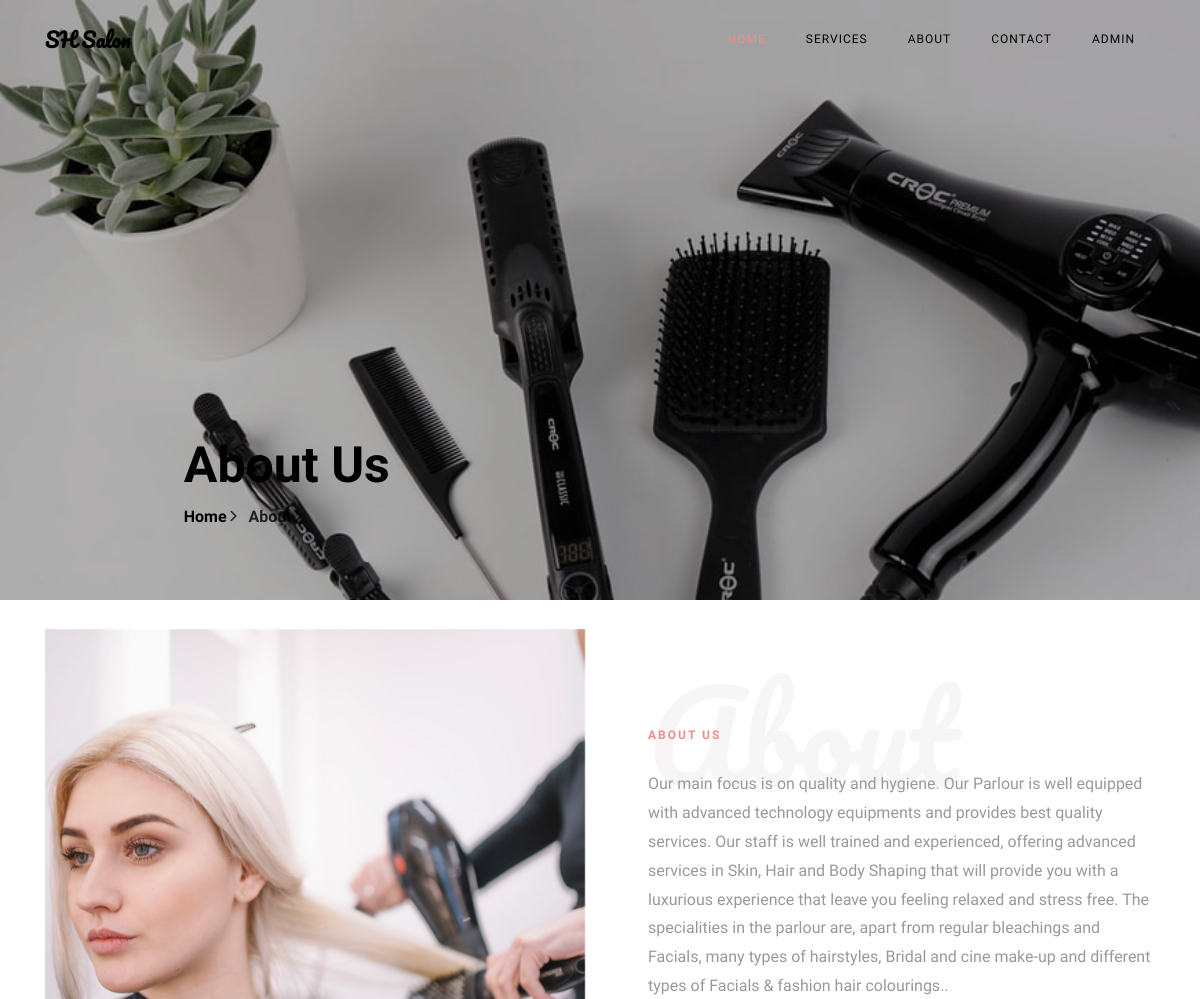
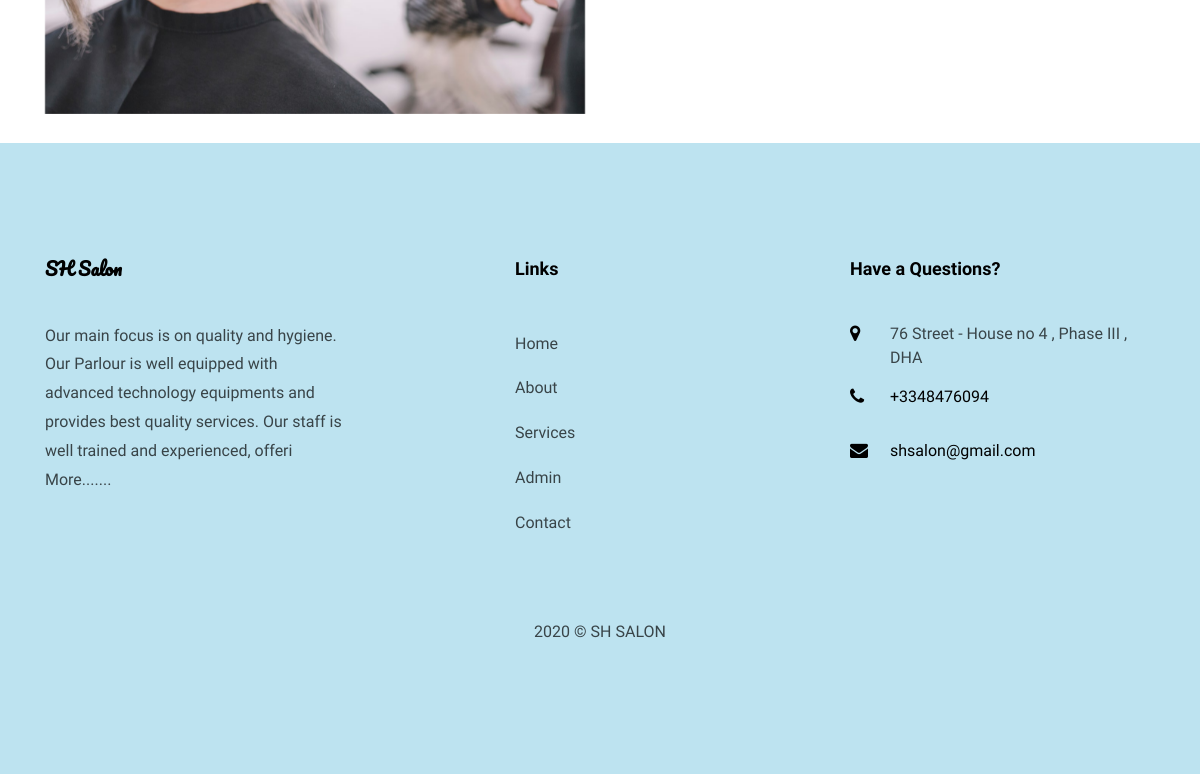
Page /hsms/about.php on the committed database (2 pictures, top to bottom).
### tables this page shows
CREATE TABLE `tblpage` (
  `ID` int(10) NOT NULL,
  `PageType` varchar(200) DEFAULT NULL,
  `PageTitle` mediumtext,
  `PageDescription` mediumtext,
  `Email` varchar(200) DEFAULT NULL,
  `MobileNumber` bigint(10) DEFAULT NULL,
  `UpdationDate` date DEFAULT NULL,
  `Timing` varchar(200) NOT NULL
);

### hsms/about.php (the view, shortened to what this page needs)
<?php
include('includes/dbconnection.php');
?>
<!DOCTYPE html>
<html lang="en">
  <head>
    <link rel="stylesheet" href="css/open-iconic-bootstrap.min.css">
    <link rel="stylesheet" href="css/animate.css">
    <link rel="stylesheet" href="css/owl.carousel.min.css">
    <link rel="stylesheet" href="css/owl.theme.default.min.css">
    <link rel="stylesheet" href="css/magnific-popup.css">
    <link rel="stylesheet" href="css/aos.css">
    <link rel="stylesheet" href="css/ionicons.min.css">
    <link rel="stylesheet" href="css/bootstrap-datepicker.css">
    <link rel="stylesheet" href="css/jquery.timepicker.css">
    <link rel="stylesheet" href="css/flaticon.css">
    <link rel="stylesheet" href="css/icomoon.css">
    <link rel="stylesheet" href="css/style.css">
  </head>
  <body>
	  <?php include_once('includes/header.php');?>
    <section class="hero-wrap hero-wrap-2" style="background-image: url('images/aboutusbg.jpeg');" data-stellar-background-ratio="0.5">
      <div class="overlay"></div>
      <div class="container">
        <div class="row no-gutters slider-text js-fullheight align-items-end justify-content-center">
          <div class="col-md-9 ftco-animate pb-5">
            <h2 class="mb-0 bread">About Us</h2>
            <p class="breadcrumbs"><span class="mr-2"><a href="index.php">Home <i class="ion-ios-arrow-forward"></i></a></span> <span>About <i class="ion-ios-arrow-forward"></i></span></p>
          </div>
        </div>
      </div>
    </section>
    <br>
    <section class="ftco-section ftco-no-pb ftco-no-pt">
			<div class="container">
				<div class="row">
					<div class="col-md-6 d-flex">
						<div class="p-md-5 img img-2 d-flex justify-content-center align-items-center" style="background-image: url(images/30.jpg);">
						</div>
					</div>
					<div class="col-md-6 py-md-5 pb-5 wrap-about pb-md-5 ftco-animate">
						<?php
$ret=mysqli_query($con,"select * from tblpage where PageType='aboutus' ");
while ($row=mysqli_fetch_array($ret)) {
?>
	          <div class="heading-section mb-4 mt-md-5">
	          	<h1 class="big">About</h1>
	          	<span class="subheading"><?php  echo $row['PageTitle'];?></span>
	          </div>
	          <div class="pb-md-5">
							<p><?php  echo $row['PageDescription'];?>.</p>
						</div>
						<?php } ?>
					</div>
				</div>
			</div>
		</section>
		<br>
   <?php include_once('includes/footer.php');?>
  </body>
</html>

### hsms/includes/footer.php (shortened to what this page needs)
 <?php
include('includes/dbconnection.php');
?>
 <footer class="ftco-footer ftco-section">
      <div class="container">
        <div class="row mb-5">
          <div class="col-md">
            <div class="ftco-footer-widget mb-4">
              <h2 class="ftco-heading-2 logo">SH Salon</h2>
              <?php
$ret=mysqli_query($con,"select * from tblpage where PageType='aboutus' ");
while ($row=mysqli_fetch_array($ret)) {
?>
              <p><?php  echo substr($row['PageDescription'],0,200);?> <a href="about.php">More.......</a></p><?php } ?>
            </div>
          </div>
          <div class="col-md" style="padding-left: 150px">
             <div class="ftco-footer-widget mb-4">
              <h2 class="ftco-heading-2">Links</h2>
              <ul class="list-unstyled">
                <li><a href="index.php" class="py-2 d-block">Home</a></li>
                <li><a href="about.php" class="py-2 d-block">About</a></li>
                <li><a href="services.php" class="py-2 d-block">Services</a></li>
                <li><a href="admin/index.php" class="py-2 d-block">Admin</a></li>
                <li><a href="contact.php" class="py-2 d-block">Contact</a></li>
              </ul>
            </div>
          </div>
          <div class="col-md">
            <div class="ftco-footer-widget mb-4">
            	<h2 class="ftco-heading-2">Have a Questions?</h2>
            	<div class="block-23 mb-3">
                <?php
$ret=mysqli_query($con,"select * from tblpage where PageType='contactus' ");
while ($row=mysqli_fetch_array($ret)) {
?>
	              <ul>
	                <li><span class="icon icon-map-marker"></span><span class="text"><?php  echo $row['PageDescription'];?></span></li>
	                <li><a href="#"><span class="icon icon-phone"></span><span class="text">+<?php  echo $row['MobileNumber'];?></span></a></li>
	                <li><a href="#"><span class="icon icon-envelope"></span><span class="text"><?php  echo $row['Email'];?></span></a></li>
	              </ul>
	            </div>
               <?php } ?>
            </div>
          </div>
        </div>
        <div class="row">
          <div class="col-md-12 text-center">
            <p>
  2020 &copy; SH SALON  </p>
          </div>
        </div>
      </div>
    </footer>

### hsms/css/icomoon.css (style rules this page uses)
[class^="icon-"], [class*=" icon-"] { font-family: 'icomoon' !important; speak: none; font-style: normal; font-weight: normal; font-variant: normal; text-transform: none; line-height: 1; -webkit-font-smoothing: antialiased; -moz-osx-font-smoothing: grayscale; }
.icon-map-marker:before { content: "\f041"; }
.icon-phone:before { content: "\f095"; }
.icon-envelope:before { content: "\f0e0"; }

### rows in the picture
tblpage: PageTitle "ABOUT US", PageDescription "Our main focus is on quality and hygiene. Our Parlour is well equipped with advanced technology equipments and provides best quality services. Our staff is well trained and experienced, offering advanced services in Skin, Hair and Body Shaping that will provide you with a luxurious experience that leave you feeling relaxed and stress free. The specialities in the parlour are, apart from regular bleachings and Facials, many types of hairstyles, Bridal and cine make-up and different types of Facials & fashion hair colourings.", PageDescription "Our main focus is on quality and hygiene. Our Parlour is well equipped with advanced technology equipments and provides best quality services. Our staff is well trained and experienced, offeri"
tblpage: PageDescription "76 Street - House no 4 , Phase III , DHA", MobileNumber "3348476094", Email "shsalon@gmail.com"
